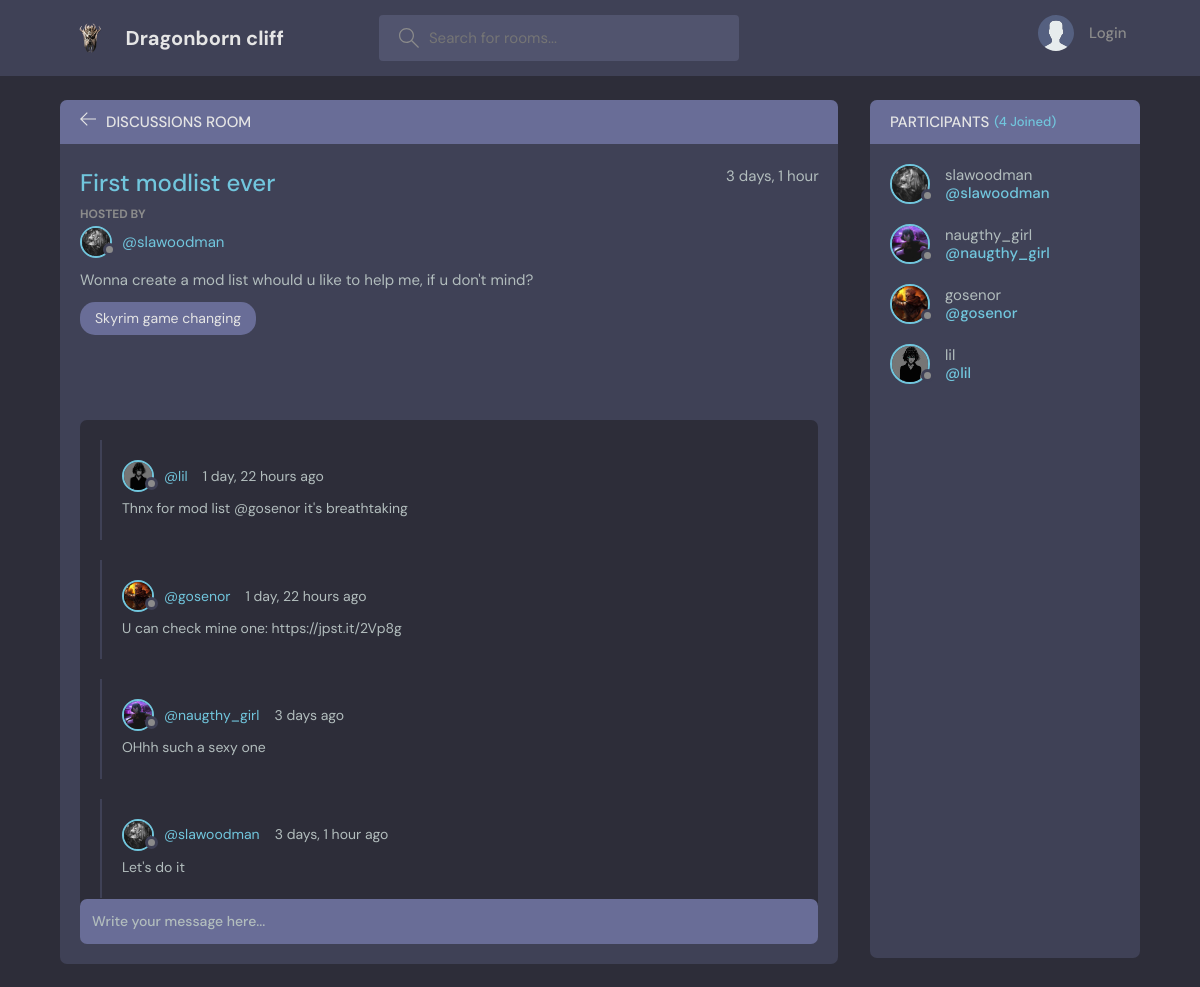
The page /room/1/ on the database its author committed.
### base/models.py (models this page shows, shortened)
class Room(models.Model):
    host = models.ForeignKey(User, on_delete=models.SET_NULL, null=True)
    topic = models.ForeignKey(Topic, on_delete=models.SET_NULL, null=True)
    name = models.CharField(max_length=200)
    describe = models.TextField(null=True, blank=True)
    participants = models.ManyToManyField(User, related_name='participants', blank=True)
    update = models.DateTimeField(auto_now=True)
    create = models.DateTimeField(auto_now_add=True)
    class Meta:
        ordering = ['-update', '-create']

class User(AbstractUser):
    name = models.CharField(max_length=200, null=True)
    email = models.EmailField(unique=True, null=True)
    bio = models.TextField(null=True)
    avatar = models.ImageField(null=True, default='avatar.svg')
    USERNAME_FIELD = 'email'
    REQUIRED_FIELDS = []

class Topic(models.Model):
    name = models.CharField(max_length=200)
    def __str__(self):
        return self.name

class Messange(models.Model):
    user = models.ForeignKey(User, on_delete=models.CASCADE)
    room = models.ForeignKey(Room, on_delete=models.CASCADE)
    body = models.TextField()
    update = models.DateTimeField(auto_now=True)
    create = models.DateTimeField(auto_now_add=True)
    class Meta:
        ordering = ['-update', '-create']

### base/views.py (the view, shortened to what this page needs)
# urls.py: path('room/<str:pk>/', views.room, name='room'),
def room(request, pk):
    room = Room.objects.get(id=pk)
    room_messages =  room.messange_set.all().order_by('-create')
    participants = room.participants.all()
    context = {'room': room, 'room_messages': room_messages,
                'participants': participants}
    return render(request,'base/room.html', context)

### base/templates/base/room.html (shortened to what this page needs)
{% extends 'main.html' %}
{% block content %}
    <main class="profile-page layout layout--2">
      <div class="container">
        <div class="room">
          <div class="room__top">
            <div class="room__topLeft">
              <a href="{% url 'home' %}">
                <svg version="1.1" xmlns="http://www.w3.org/2000/svg" width="32" height="32" viewBox="0 0 32 32">
                  <title>arrow-left</title>
                  <path
                    d="M13.723 2.286l-13.723 13.714 13.719 13.714 1.616-1.611-10.96-10.96h27.625v-2.286h-27.625l10.965-10.965-1.616-1.607z"
                  ></path>
                </svg>
              </a>
              <h3>Discussions Room</h3>
            </div>
          </div>
          <div class="room__box scroll">
            <div class="room__header scroll">
              <div class="room__info">
                <h3>{{room.name}}</h3>
                <span>{{room.create|timesince}}</span>
              </div>
              <div class="room__hosted">
                <p>Hosted By</p>
                <a href="{% url 'user-profile' room.host.id %}" class="room__author">
                  <div class="avatar avatar--small">
                    <img src="{{room.host.avatar.url}}" />
                  </div>
                  <span>@{{room.host.username}}</span>
                </a>
              </div>
              <div class="room__details">
                {{room.describe}}
              </div>
              <span class="room__topics">{{room.topic}}</span>
            </div>
            <div class="room__conversation">
              <div class="threads scroll">
                {% for message in room_messages %}
                <div class="thread">
                  <div class="thread__top">
                    <div class="thread__author">
                      <a href="{% url 'user-profile' message.user.id %}" class="thread__authorInfo">
                        <div class="avatar avatar--small">
                          <img src="{{message.user.avatar.url}}" />
                        </div>
                        <span>@{{message.user.username}}</span>
                      </a>
                      <span class="thread__date">{{message.create|timesince}} ago</span>
                    </div>
                  </div>
                  <div class="thread__details">
                    {{message.body}}
                  </div>
                </div>
                {% endfor %}
              </div>
            </div>
          </div>
          <div class="room__message">
            <form action="" method="POST">
              <input name="body" placeholder="Write your message here..." />
            </form>
          </div>
        </div>
        <div class="participants">
          <h3 class="participants__top">Participants <span>({{participants.count}} Joined)</span></h3>
          <div class="participants__list scroll">
            {% for user in participants %}
            <a href="{% url 'user-profile' user.id %}" class="participant">
              <div class="avatar avatar--medium">
                <img src="{{user.avatar.url}}" />
              </div>
              <p>
                {{user.username}}
                <span>@{{user.username}}</span>
              </p>
            </a>
            {% endfor %}
          </div>
        </div>
      </div>
    </main>
{% endblock content%}

### rows shown on the page
Room: name "First modlist ever", create "3 days, 1 hour", host.avatar (picture), host.username "slawoodman", describe "Wonna create a mod list whould u like to help me, if u don't mind?", topic "Skyrim game changing"
Messange: user.avatar (picture), user.username "lil", create "1 day, 22 hours", body "Thnx for mod list @gosenor it's breathtaking"
Messange: user.avatar (picture), user.username "gosenor", create "1 day, 22 hours", body "U can check mine one: https://jpst.it/2Vp8g"
Messange: user.avatar (picture), user.username "naugthy_girl", create "3 days", body "OHhh such a sexy one"
Messange: user.avatar (picture), user.username "slawoodman", create "3 days, 1 hour", body "Let's do it"
User: avatar (picture), username "slawoodman"
User: avatar (picture), username "naugthy_girl"
User: avatar (picture), username "gosenor"
User: avatar (picture), username "lil"

### other values the page prints
{{ participants.count }} "4"
